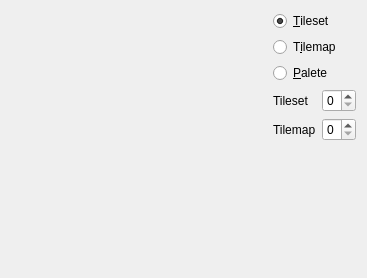
       <widget class="QWidget" name="gbTab">
        <attribute name="icon">
         <iconset resource="../xpeccy.qrc">
          <normaloff>:/images/gameboy.png</normaloff>:/images/gameboy.png</iconset>
        </attribute>
        <attribute name="title">
         <string/>
        </attribute>
        <layout class="QHBoxLayout" name="horizontalLayout_6">
         <item>
          <widget class="QLabel" name="gbImage">
           <property name="minimumSize">
            <size>
             <width>256</width>
             <height>256</height>
            </size>
           </property>
           <property name="text">
            <string/>
           </property>
          </widget>
         </item>
         <item>
          <layout class="QVBoxLayout" name="verticalLayout_6">
           <item>
            <widget class="QRadioButton" name="rbTilesetView">
             <property name="text">
              <string>&amp;Tileset</string>
             </property>
             <property name="checked">
              <bool>true</bool>
             </property>
            </widget>
           </item>
           <item>
            <widget class="QRadioButton" name="rbTilemapView">
             <property name="text">
              <string>T&amp;ilemap</string>
             </property>
            </widget>
           </item>
           <item>
            <widget class="QRadioButton" name="rbPaleteView">
             <property name="text">
              <string>&amp;Palete</string>
             </property>
            </widget>
           </item>
           <item>
            <layout class="QGridLayout" name="gridLayout">
             <item row="0" column="1">
              <widget class="QSpinBox" name="sbTileset">
               <property name="maximum">
                <number>3</number>
               </property>
              </widget>
             </item>
             <item row="0" column="0">
              <widget class="QLabel" name="label_6">
               <property name="text">
                <string>Tileset</string>
               </property>
              </widget>
             </item>
             <item row="1" column="0">
              <widget class="QLabel" name="label_7">
               <property name="text">
                <string>Tilemap</string>
               </property>
              </widget>
             </item>
             <item row="1" column="1">
              <widget class="QSpinBox" name="sbTilemap">
               <property name="maximum">
                <number>1</number>
               </property>
              </widget>
             </item>
            </layout>
           </item>
           <item>
            <spacer name="verticalSpacer_4">
             <property name="orientation">
              <enum>Qt::Vertical</enum>
             </property>
             <property name="sizeHint" stdset="0">
              <size>
               <width>20</width>
               <height>40</height>
              </size>
             </property>
            </spacer>
           </item>
          </layout>
         </item>
        </layout>
       </widget>
